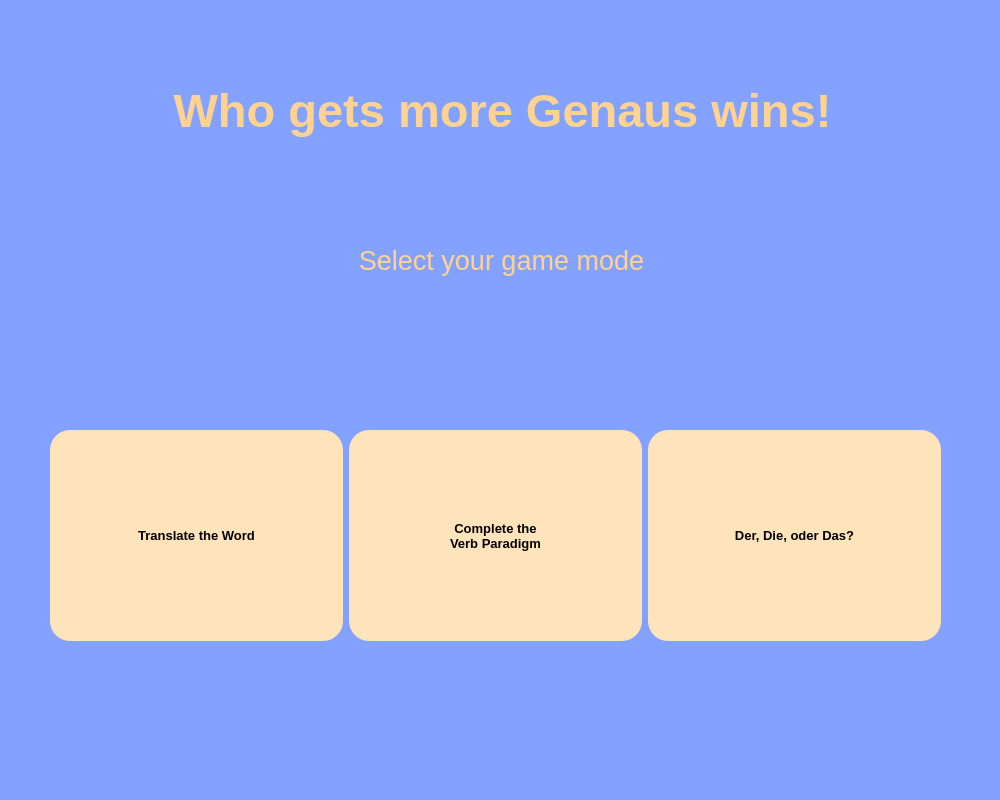
<?xml version="1.0" encoding="UTF-8"?>
<ui version="4.0">
 <class>initialWindow</class>
 <widget class="QWidget" name="initialWindow">
  <property name="geometry">
   <rect>
    <x>0</x>
    <y>0</y>
    <width>1000</width>
    <height>800</height>
   </rect>
  </property>
  <property name="palette">
   <palette>
    <active>
     <colorrole role="WindowText">
      <brush brushstyle="SolidPattern">
       <color alpha="255">
        <red>0</red>
        <green>0</green>
        <blue>0</blue>
       </color>
      </brush>
     </colorrole>
     <colorrole role="Button">
      <brush brushstyle="SolidPattern">
       <color alpha="255">
        <red>255</red>
        <green>255</green>
        <blue>255</blue>
       </color>
      </brush>
     </colorrole>
     <colorrole role="Light">
      <brush brushstyle="SolidPattern">
       <color alpha="255">
        <red>255</red>
        <green>255</green>
        <blue>255</blue>
       </color>
      </brush>
     </colorrole>
     <colorrole role="Midlight">
      <brush brushstyle="SolidPattern">
       <color alpha="255">
        <red>255</red>
        <green>255</green>
        <blue>255</blue>
       </color>
      </brush>
     </colorrole>
     <colorrole role="Dark">
      <brush brushstyle="SolidPattern">
       <color alpha="255">
        <red>127</red>
        <green>127</green>
        <blue>127</blue>
       </color>
      </brush>
     </colorrole>
     <colorrole role="Mid">
      <brush brushstyle="SolidPattern">
       <color alpha="255">
        <red>170</red>
        <green>170</green>
        <blue>170</blue>
       </color>
      </brush>
     </colorrole>
     <colorrole role="Text">
      <brush brushstyle="SolidPattern">
       <color alpha="255">
        <red>0</red>
        <green>0</green>
        <blue>0</blue>
       </color>
      </brush>
     </colorrole>
     <colorrole role="BrightText">
      <brush brushstyle="SolidPattern">
       <color alpha="255">
        <red>255</red>
        <green>255</green>
        <blue>255</blue>
       </color>
      </brush>
     </colorrole>
     <colorrole role="ButtonText">
      <brush brushstyle="SolidPattern">
       <color alpha="255">
        <red>0</red>
        <green>0</green>
        <blue>0</blue>
       </color>
      </brush>
     </colorrole>
     <colorrole role="Base">
      <brush brushstyle="SolidPattern">
       <color alpha="255">
        <red>255</red>
        <green>255</green>
        <blue>255</blue>
       </color>
      </brush>
     </colorrole>
     <colorrole role="Window">
      <brush brushstyle="SolidPattern">
       <color alpha="255">
        <red>255</red>
        <green>255</green>
        <blue>255</blue>
       </color>
      </brush>
     </colorrole>
     <colorrole role="Shadow">
      <brush brushstyle="SolidPattern">
       <color alpha="255">
        <red>0</red>
        <green>0</green>
        <blue>0</blue>
       </color>
      </brush>
     </colorrole>
     <colorrole role="AlternateBase">
      <brush brushstyle="SolidPattern">
       <color alpha="255">
        <red>255</red>
        <green>255</green>
        <blue>255</blue>
       </color>
      </brush>
     </colorrole>
     <colorrole role="ToolTipBase">
      <brush brushstyle="SolidPattern">
       <color alpha="255">
        <red>255</red>
        <green>255</green>
        <blue>220</blue>
       </color>
      </brush>
     </colorrole>
     <colorrole role="ToolTipText">
      <brush brushstyle="SolidPattern">
       <color alpha="255">
        <red>0</red>
        <green>0</green>
        <blue>0</blue>
       </color>
      </brush>
     </colorrole>
    </active>
    <inactive>
     <colorrole role="WindowText">
      <brush brushstyle="SolidPattern">
       <color alpha="255">
        <red>0</red>
        <green>0</green>
        <blue>0</blue>
       </color>
      </brush>
     </colorrole>
     <colorrole role="Button">
      <brush brushstyle="SolidPattern">
       <color alpha="255">
        <red>255</red>
        <green>255</green>
        <blue>255</blue>
       </color>
      </brush>
     </colorrole>
     <colorrole role="Light">
      <brush brushstyle="SolidPattern">
       <color alpha="255">
        <red>255</red>
        <green>255</green>
        <blue>255</blue>
       </color>
      </brush>
     </colorrole>
     <colorrole role="Midlight">
      <brush brushstyle="SolidPattern">
       <color alpha="255">
        <red>255</red>
        <green>255</green>
        <blue>255</blue>
       </color>
      </brush>
     </colorrole>
     <colorrole role="Dark">
      <brush brushstyle="SolidPattern">
       <color alpha="255">
        <red>127</red>
        <green>127</green>
        <blue>127</blue>
       </color>
      </brush>
     </colorrole>
     <colorrole role="Mid">
      <brush brushstyle="SolidPattern">
       <color alpha="255">
        <red>170</red>
        <green>170</green>
        <blue>170</blue>
       </color>
      </brush>
     </colorrole>
     <colorrole role="Text">
      <brush brushstyle="SolidPattern">
       <color alpha="255">
        <red>0</red>
        <green>0</green>
        <blue>0</blue>
       </color>
      </brush>
     </colorrole>
     <colorrole role="BrightText">
      <brush brushstyle="SolidPattern">
       <color alpha="255">
        <red>255</red>
        <green>255</green>
        <blue>255</blue>
       </color>
      </brush>
     </colorrole>
     <colorrole role="ButtonText">
      <brush brushstyle="SolidPattern">
       <color alpha="255">
        <red>0</red>
        <green>0</green>
        <blue>0</blue>
       </color>
      </brush>
     </colorrole>
     <colorrole role="Base">
      <brush brushstyle="SolidPattern">
       <color alpha="255">
        <red>255</red>
        <green>255</green>
        <blue>255</blue>
       </color>
      </brush>
     </colorrole>
     <colorrole role="Window">
      <brush brushstyle="SolidPattern">
       <color alpha="255">
        <red>255</red>
        <green>255</green>
        <blue>255</blue>
       </color>
      </brush>
     </colorrole>
     <colorrole role="Shadow">
      <brush brushstyle="SolidPattern">
       <color alpha="255">
        <red>0</red>
        <green>0</green>
        <blue>0</blue>
       </color>
      </brush>
     </colorrole>
     <colorrole role="AlternateBase">
      <brush brushstyle="SolidPattern">
       <color alpha="255">
        <red>255</red>
        <green>255</green>
        <blue>255</blue>
       </color>
      </brush>
     </colorrole>
     <colorrole role="ToolTipBase">
      <brush brushstyle="SolidPattern">
       <color alpha="255">
        <red>255</red>
        <green>255</green>
        <blue>220</blue>
       </color>
      </brush>
     </colorrole>
     <colorrole role="ToolTipText">
      <brush brushstyle="SolidPattern">
       <color alpha="255">
        <red>0</red>
        <green>0</green>
        <blue>0</blue>
       </color>
      </brush>
     </colorrole>
    </inactive>
    <disabled>
     <colorrole role="WindowText">
      <brush brushstyle="SolidPattern">
       <color alpha="255">
        <red>127</red>
        <green>127</green>
        <blue>127</blue>
       </color>
      </brush>
     </colorrole>
     <colorrole role="Button">
      <brush brushstyle="SolidPattern">
       <color alpha="255">
        <red>255</red>
        <green>255</green>
        <blue>255</blue>
       </color>
      </brush>
     </colorrole>
     <colorrole role="Light">
      <brush brushstyle="SolidPattern">
       <color alpha="255">
        <red>255</red>
        <green>255</green>
        <blue>255</blue>
       </color>
      </brush>
     </colorrole>
     <colorrole role="Midlight">
      <brush brushstyle="SolidPattern">
       <color alpha="255">
        <red>255</red>
        <green>255</green>
        <blue>255</blue>
       </color>
      </brush>
     </colorrole>
     <colorrole role="Dark">
      <brush brushstyle="SolidPattern">
       <color alpha="255">
        <red>127</red>
        <green>127</green>
        <blue>127</blue>
       </color>
      </brush>
     </colorrole>
     <colorrole role="Mid">
      <brush brushstyle="SolidPattern">
       <color alpha="255">
        <red>170</red>
        <green>170</green>
        <blue>170</blue>
       </color>
      </brush>
     </colorrole>
     <colorrole role="Text">
      <brush brushstyle="SolidPattern">
       <color alpha="255">
        <red>127</red>
        <green>127</green>
        <blue>127</blue>
       </color>
      </brush>
     </colorrole>
     <colorrole role="BrightText">
      <brush brushstyle="SolidPattern">
       <color alpha="255">
        <red>255</red>
        <green>255</green>
        <blue>255</blue>
       </color>
      </brush>
     </colorrole>
     <colorrole role="ButtonText">
      <brush brushstyle="SolidPattern">
       <color alpha="255">
        <red>127</red>
        <green>127</green>
        <blue>127</blue>
       </color>
      </brush>
     </colorrole>
     <colorrole role="Base">
      <brush brushstyle="SolidPattern">
       <color alpha="255">
        <red>255</red>
        <green>255</green>
        <blue>255</blue>
       </color>
      </brush>
     </colorrole>
     <colorrole role="Window">
      <brush brushstyle="SolidPattern">
       <color alpha="255">
        <red>255</red>
        <green>255</green>
        <blue>255</blue>
       </color>
      </brush>
     </colorrole>
     <colorrole role="Shadow">
      <brush brushstyle="SolidPattern">
       <color alpha="255">
        <red>0</red>
        <green>0</green>
        <blue>0</blue>
       </color>
      </brush>
     </colorrole>
     <colorrole role="AlternateBase">
      <brush brushstyle="SolidPattern">
       <color alpha="255">
        <red>255</red>
        <green>255</green>
        <blue>255</blue>
       </color>
      </brush>
     </colorrole>
     <colorrole role="ToolTipBase">
      <brush brushstyle="SolidPattern">
       <color alpha="255">
        <red>255</red>
        <green>255</green>
        <blue>220</blue>
       </color>
      </brush>
     </colorrole>
     <colorrole role="ToolTipText">
      <brush brushstyle="SolidPattern">
       <color alpha="255">
        <red>0</red>
        <green>0</green>
        <blue>0</blue>
       </color>
      </brush>
     </colorrole>
    </disabled>
   </palette>
  </property>
  <property name="windowTitle">
   <string>Select Game Mode</string>
  </property>
  <property name="windowIcon">
   <iconset>
    <normaloff>../../../../../Downloads/icona_gioco.png</normaloff>../../../../../Downloads/icona_gioco.png</iconset>
  </property>
  <widget class="QWidget" name="widget" native="true">
   <property name="geometry">
    <rect>
     <x>0</x>
     <y>0</y>
     <width>1000</width>
     <height>800</height>
    </rect>
   </property>
   <property name="styleSheet">
    <string notr="true">QWidget#widget {
	background-color: #83A2FF;
	color: #FFFFFF;
}</string>
   </property>
   <widget class="QLabel" name="label">
    <property name="geometry">
     <rect>
      <x>1</x>
      <y>210</y>
      <width>1001</width>
      <height>101</height>
     </rect>
    </property>
    <property name="sizePolicy">
     <sizepolicy hsizetype="Expanding" vsizetype="Expanding">
      <horstretch>1</horstretch>
      <verstretch>1</verstretch>
     </sizepolicy>
    </property>
    <property name="sizeIncrement">
     <size>
      <width>8</width>
      <height>0</height>
     </size>
    </property>
    <property name="font">
     <font>
      <pointsize>20</pointsize>
     </font>
    </property>
    <property name="styleSheet">
     <string notr="true">border-radius: 50%; /* Makes the label circular */
border: 2px solid #000000; /* Border color and width */
padding: 10px; /* Adjust padding as needed */
background-color: #83A2FF;
color: #FFD28F;
border: none;
</string>
    </property>
    <property name="text">
     <string>Select your game mode</string>
    </property>
    <property name="alignment">
     <set>Qt::AlignCenter</set>
    </property>
   </widget>
   <widget class="QLabel" name="welcome_game_label">
    <property name="geometry">
     <rect>
      <x>2</x>
      <y>20</y>
      <width>1001</width>
      <height>181</height>
     </rect>
    </property>
    <property name="sizePolicy">
     <sizepolicy hsizetype="Expanding" vsizetype="Expanding">
      <horstretch>1</horstretch>
      <verstretch>1</verstretch>
     </sizepolicy>
    </property>
    <property name="font">
     <font>
      <pointsize>35</pointsize>
      <weight>75</weight>
      <bold>true</bold>
     </font>
    </property>
    <property name="styleSheet">
     <string notr="true">border-radius: 50%; /* Makes the label circular */
border: 2px solid #000000; /* Border color and width */
padding: 10px; /* Adjust padding as needed */
background-color: #83A2FF;
color: #FFD28F;
border: none;
</string>
    </property>
    <property name="text">
     <string>Who gets more Genaus wins!</string>
    </property>
    <property name="alignment">
     <set>Qt::AlignCenter</set>
    </property>
    <property name="wordWrap">
     <bool>true</bool>
    </property>
   </widget>
   <widget class="QWidget" name="horizontalLayoutWidget">
    <property name="geometry">
     <rect>
      <x>50</x>
      <y>430</y>
      <width>891</width>
      <height>211</height>
     </rect>
    </property>
    <layout class="QHBoxLayout" name="horizontalLayout">
     <item>
      <widget class="QPushButton" name="translate_mode_button">
       <property name="sizePolicy">
        <sizepolicy hsizetype="Expanding" vsizetype="Expanding">
         <horstretch>1</horstretch>
         <verstretch>1</verstretch>
        </sizepolicy>
       </property>
       <property name="font">
        <font>
         <pointsize>10</pointsize>
         <weight>75</weight>
         <italic>false</italic>
         <bold>true</bold>
        </font>
       </property>
       <property name="styleSheet">
        <string notr="true">QPushButton {
	border-radius: 20px; /* Adjust the radius as needed */
	background-color: #FFE3BB;
}
QPushButton:hover {
	background-color: #FFD28F;
	}
QPushButton:pressed {
	background-color: #B4BDFF;
}</string>
       </property>
       <property name="text">
        <string>Translate the Word</string>
       </property>
      </widget>
     </item>
     <item>
      <widget class="QPushButton" name="paradigm_mode_button">
       <property name="sizePolicy">
        <sizepolicy hsizetype="Expanding" vsizetype="Expanding">
         <horstretch>1</horstretch>
         <verstretch>1</verstretch>
        </sizepolicy>
       </property>
       <property name="font">
        <font>
         <pointsize>10</pointsize>
         <weight>75</weight>
         <italic>false</italic>
         <bold>true</bold>
        </font>
       </property>
       <property name="styleSheet">
        <string notr="true">QPushButton {
	border-radius: 20px; /* Adjust the radius as needed */
	background-color: #FFE3BB;
}
QPushButton:hover {
	background-color: #FFD28F;
	}
QPushButton:pressed {
	background-color: #B4BDFF;
}</string>
       </property>
       <property name="text">
        <string>Complete the
Verb Paradigm</string>
       </property>
      </widget>
     </item>
     <item>
      <widget class="QPushButton" name="article_mode_button">
       <property name="sizePolicy">
        <sizepolicy hsizetype="Expanding" vsizetype="Expanding">
         <horstretch>1</horstretch>
         <verstretch>1</verstretch>
        </sizepolicy>
       </property>
       <property name="font">
        <font>
         <pointsize>10</pointsize>
         <weight>75</weight>
         <bold>true</bold>
        </font>
       </property>
       <property name="styleSheet">
        <string notr="true">QPushButton {
	border-radius: 20px; /* Adjust the radius as needed */
	background-color: #FFE3BB;
}
QPushButton:hover {
	background-color: #FFD28F;
	}
QPushButton:pressed {
	background-color: #B4BDFF;
}</string>
       </property>
       <property name="text">
        <string>Der, Die, oder Das?</string>
       </property>
      </widget>
     </item>
    </layout>
   </widget>
  </widget>
 </widget>
 <resources/>
 <connections/>
</ui>
